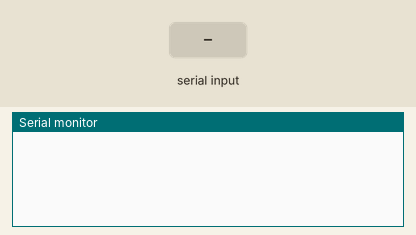
Simulated run of this sketch. Board: Arduino Uno, built with avr-gcc and run on an emulated ATmega328P. On the bench: the last lines printed to the serial monitor. Inputs (shaded band) come from the test bench. EEPROM starts erased.

Above: at 1.2 s.
1.3 s: "read 1\n" received over Serial
At 3.5 s:
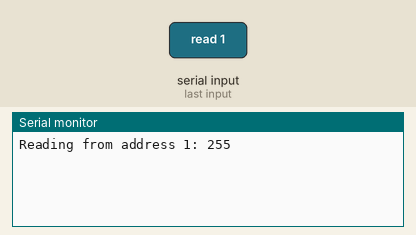
3.8 s: "write 1\n" received over Serial
At 5.7 s:
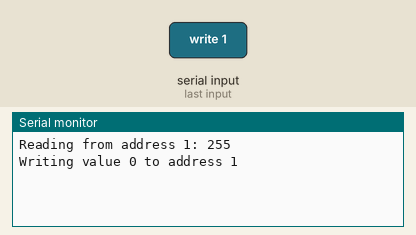

The sketch:

EEPROM.ino
```cpp
#include <EEPROM.h>

int address = 0;   // EEPROM address to read/write
int value = 0;     // Value to write to EEPROM

void setup() {
    Serial.begin(9600);  // Start serial communication
}

void loop() {
    // Read input string from the Serial Monitor
    String s = Serial.readString();

    // If the command is to read data from EEPROM
    if (s.startsWith("read")) {
        // Extract address from the input string
        address = s.substring(s.indexOf(' ') + 1).toInt();

        Serial.print("Reading from address ");
        Serial.print(address);
        Serial.print(": ");
        Serial.println(EEPROM.read(address));
    }
    // If the command is to write data to EEPROM
    else if (s.startsWith("write")) {
        // Extract address and value from the input string
        address = s.substring(6, s.indexOf(' ', 6)).toInt();
        value = s.substring(s.indexOf(' ', 6) + 1).toInt();

        Serial.print("Writing value ");
        Serial.print(value);
        Serial.print(" to address ");
        Serial.println(address);

        EEPROM.write(address, value);
    }
}
```

Measured:
- after the input at 1.3 s, the serial monitor: prints a new line after 1.0 s (image 1)
- after the input at 3.8 s, the serial monitor: prints a new line after 1.0 s (image 2)
